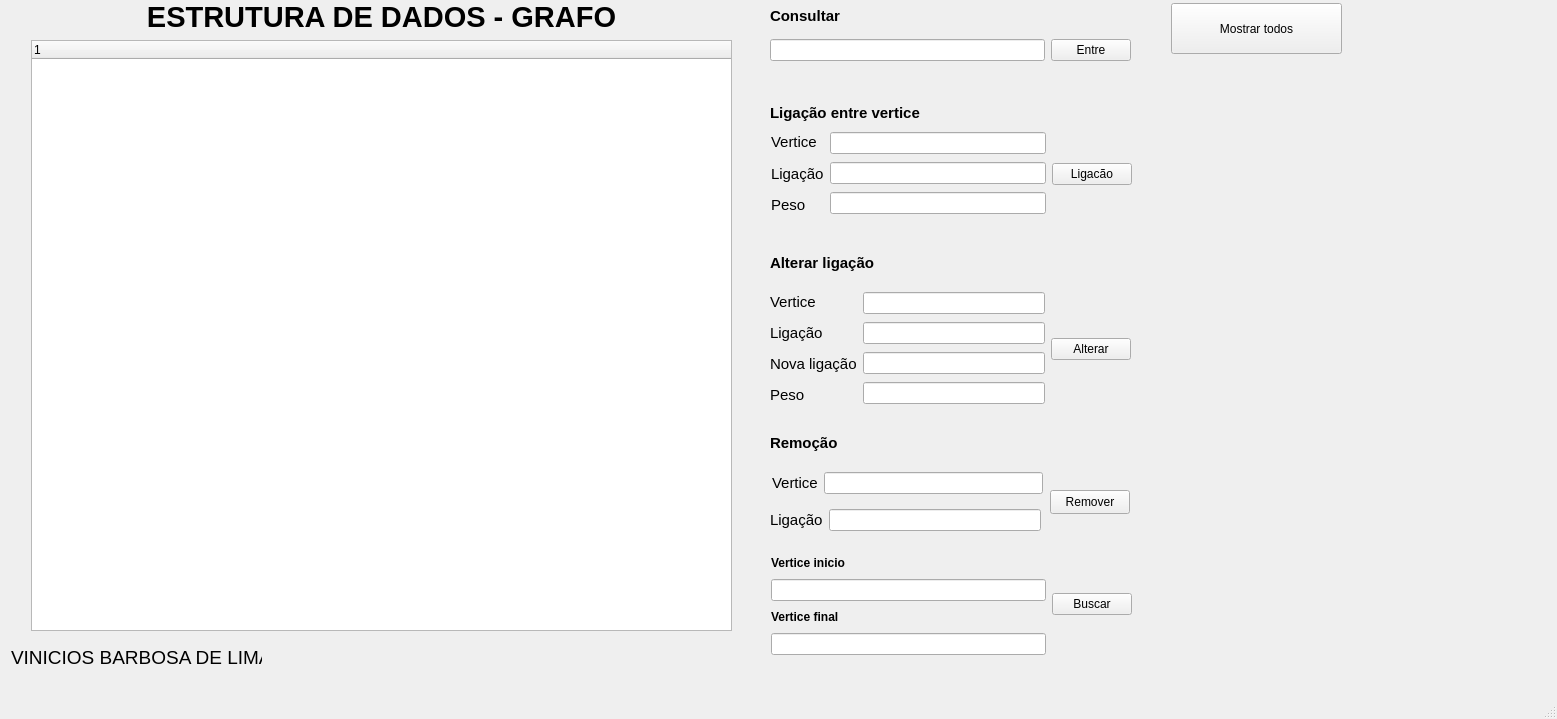
<?xml version="1.0" encoding="UTF-8"?>
<ui version="4.0">
 <class>MainWindow</class>
 <widget class="QMainWindow" name="MainWindow">
  <property name="geometry">
   <rect>
    <x>0</x>
    <y>0</y>
    <width>1557</width>
    <height>719</height>
   </rect>
  </property>
  <property name="windowTitle">
   <string>MainWindow</string>
  </property>
  <widget class="QWidget" name="centralwidget">
   <widget class="QLabel" name="label_12">
    <property name="geometry">
     <rect>
      <x>11</x>
      <y>642</y>
      <width>251</width>
      <height>31</height>
     </rect>
    </property>
    <property name="text">
     <string>&lt;html&gt;&lt;head/&gt;&lt;body&gt;&lt;p&gt;&lt;span style=&quot; font-size:14pt;&quot;&gt;VINICIOS BARBOSA DE LIMA&lt;/span&gt;&lt;/p&gt;&lt;/body&gt;&lt;/html&gt;</string>
    </property>
   </widget>
   <widget class="QWidget" name="horizontalLayoutWidget_2">
    <property name="geometry">
     <rect>
      <x>31</x>
      <y>0</y>
      <width>701</width>
      <height>631</height>
     </rect>
    </property>
    <layout class="QHBoxLayout" name="horizontalLayout_2">
     <item>
      <layout class="QVBoxLayout" name="verticalLayout">
       <item>
        <widget class="QLabel" name="label">
         <property name="text">
          <string>&lt;html&gt;&lt;head/&gt;&lt;body&gt;&lt;p align=&quot;center&quot;&gt;&lt;span style=&quot; font-size:22pt; font-weight:700;&quot;&gt;ESTRUTURA DE DADOS - GRAFO&lt;/span&gt;&lt;/p&gt;&lt;/body&gt;&lt;/html&gt;</string>
         </property>
        </widget>
       </item>
       <item>
        <widget class="QTreeWidget" name="treeWidget">
         <column>
          <property name="text">
           <string notr="true"/>
          </property>
         </column>
        </widget>
       </item>
      </layout>
     </item>
    </layout>
   </widget>
   <widget class="QWidget" name="verticalLayoutWidget_3">
    <property name="geometry">
     <rect>
      <x>770</x>
      <y>0</y>
      <width>361</width>
      <height>61</height>
     </rect>
    </property>
    <layout class="QVBoxLayout" name="verticalLayout_7">
     <item>
      <widget class="QLabel" name="label_8">
       <property name="text">
        <string>&lt;html&gt;&lt;head/&gt;&lt;body&gt;&lt;p&gt;&lt;span style=&quot; font-size:11pt; font-weight:700;&quot;&gt;Consultar&lt;/span&gt;&lt;/p&gt;&lt;/body&gt;&lt;/html&gt;</string>
       </property>
      </widget>
     </item>
     <item>
      <layout class="QHBoxLayout" name="horizontalLayout_7">
       <item>
        <widget class="QLineEdit" name="entrada_consulta"/>
       </item>
       <item>
        <widget class="QPushButton" name="btn_consultar">
         <property name="text">
          <string>Entre</string>
         </property>
        </widget>
       </item>
      </layout>
     </item>
    </layout>
   </widget>
   <widget class="QLabel" name="label_7">
    <property name="geometry">
     <rect>
      <x>770</x>
      <y>250</y>
      <width>131</width>
      <height>27</height>
     </rect>
    </property>
    <property name="text">
     <string>&lt;html&gt;&lt;head/&gt;&lt;body&gt;&lt;p&gt;&lt;span style=&quot; font-size:11pt; font-weight:700;&quot;&gt;Alterar ligação&lt;/span&gt;&lt;/p&gt;&lt;/body&gt;&lt;/html&gt;</string>
    </property>
   </widget>
   <widget class="QWidget" name="horizontalLayoutWidget_4">
    <property name="geometry">
     <rect>
      <x>770</x>
      <y>500</y>
      <width>271</width>
      <height>41</height>
     </rect>
    </property>
    <layout class="QHBoxLayout" name="horizontalLayout_5">
     <item>
      <widget class="QLabel" name="label_18">
       <property name="text">
        <string>&lt;html&gt;&lt;head/&gt;&lt;body&gt;&lt;p&gt;&lt;span style=&quot; font-size:11pt;&quot;&gt;Ligação&lt;/span&gt;&lt;/p&gt;&lt;/body&gt;&lt;/html&gt;</string>
       </property>
      </widget>
     </item>
     <item>
      <widget class="QLineEdit" name="vertice_ligacao"/>
     </item>
    </layout>
   </widget>
   <widget class="QWidget" name="horizontalLayoutWidget">
    <property name="geometry">
     <rect>
      <x>771</x>
      <y>130</y>
      <width>361</width>
      <height>88</height>
     </rect>
    </property>
    <layout class="QHBoxLayout" name="horizontalLayout_3">
     <item>
      <layout class="QVBoxLayout" name="verticalLayout_3">
       <item>
        <widget class="QLabel" name="label_5">
         <property name="text">
          <string>&lt;html&gt;&lt;head/&gt;&lt;body&gt;&lt;p&gt;&lt;span style=&quot; font-size:11pt;&quot;&gt;Vertice&lt;/span&gt;&lt;/p&gt;&lt;/body&gt;&lt;/html&gt;</string>
         </property>
        </widget>
       </item>
       <item>
        <widget class="QLabel" name="label_13">
         <property name="text">
          <string>&lt;html&gt;&lt;head/&gt;&lt;body&gt;&lt;p&gt;&lt;span style=&quot; font-size:11pt;&quot;&gt;Ligação&lt;/span&gt;&lt;/p&gt;&lt;/body&gt;&lt;/html&gt;</string>
         </property>
        </widget>
       </item>
       <item>
        <widget class="QLabel" name="label_6">
         <property name="text">
          <string>&lt;html&gt;&lt;head/&gt;&lt;body&gt;&lt;p&gt;&lt;span style=&quot; font-size:11pt;&quot;&gt;Peso&lt;/span&gt;&lt;/p&gt;&lt;/body&gt;&lt;/html&gt;</string>
         </property>
        </widget>
       </item>
      </layout>
     </item>
     <item>
      <layout class="QVBoxLayout" name="verticalLayout_4">
       <item>
        <widget class="QLineEdit" name="entrada_vertice"/>
       </item>
       <item>
        <widget class="QLineEdit" name="entrada_ligacao"/>
       </item>
       <item>
        <widget class="QLineEdit" name="entrada_peso"/>
       </item>
      </layout>
     </item>
     <item>
      <widget class="QPushButton" name="btn_ligacao">
       <property name="text">
        <string>Ligacão</string>
       </property>
      </widget>
     </item>
    </layout>
   </widget>
   <widget class="QWidget" name="horizontalLayoutWidget_3">
    <property name="geometry">
     <rect>
      <x>770</x>
      <y>290</y>
      <width>361</width>
      <height>118</height>
     </rect>
    </property>
    <layout class="QHBoxLayout" name="horizontalLayout_4">
     <item>
      <layout class="QVBoxLayout" name="verticalLayout_5">
       <item>
        <widget class="QLabel" name="label_14">
         <property name="text">
          <string>&lt;html&gt;&lt;head/&gt;&lt;body&gt;&lt;p&gt;&lt;span style=&quot; font-size:11pt;&quot;&gt;Vertice&lt;/span&gt;&lt;/p&gt;&lt;/body&gt;&lt;/html&gt;</string>
         </property>
        </widget>
       </item>
       <item>
        <widget class="QLabel" name="label_15">
         <property name="text">
          <string>&lt;html&gt;&lt;head/&gt;&lt;body&gt;&lt;p&gt;&lt;span style=&quot; font-size:11pt;&quot;&gt;Ligação&lt;/span&gt;&lt;/p&gt;&lt;/body&gt;&lt;/html&gt;</string>
         </property>
        </widget>
       </item>
       <item>
        <widget class="QLabel" name="label_16">
         <property name="text">
          <string>&lt;html&gt;&lt;head/&gt;&lt;body&gt;&lt;p&gt;&lt;span style=&quot; font-size:11pt;&quot;&gt;Nova ligação&lt;/span&gt;&lt;/p&gt;&lt;/body&gt;&lt;/html&gt;</string>
         </property>
        </widget>
       </item>
       <item>
        <widget class="QLabel" name="label_17">
         <property name="text">
          <string>&lt;html&gt;&lt;head/&gt;&lt;body&gt;&lt;p&gt;&lt;span style=&quot; font-size:11pt;&quot;&gt;Peso&lt;/span&gt;&lt;/p&gt;&lt;/body&gt;&lt;/html&gt;</string>
         </property>
        </widget>
       </item>
      </layout>
     </item>
     <item>
      <layout class="QVBoxLayout" name="verticalLayout_6">
       <item>
        <widget class="QLineEdit" name="alterar_vertice"/>
       </item>
       <item>
        <widget class="QLineEdit" name="alterar_ligacao"/>
       </item>
       <item>
        <widget class="QLineEdit" name="alterar_novaligacao"/>
       </item>
       <item>
        <widget class="QLineEdit" name="alterar_peso"/>
       </item>
      </layout>
     </item>
     <item>
      <widget class="QPushButton" name="btn_alterar">
       <property name="text">
        <string>Alterar</string>
       </property>
      </widget>
     </item>
    </layout>
   </widget>
   <widget class="QWidget" name="horizontalLayoutWidget_5">
    <property name="geometry">
     <rect>
      <x>772</x>
      <y>463</y>
      <width>271</width>
      <height>41</height>
     </rect>
    </property>
    <layout class="QHBoxLayout" name="horizontalLayout_6">
     <item>
      <widget class="QLabel" name="label_11">
       <property name="text">
        <string>&lt;html&gt;&lt;head/&gt;&lt;body&gt;&lt;p&gt;&lt;span style=&quot; font-size:11pt;&quot;&gt;Vertice&lt;/span&gt;&lt;/p&gt;&lt;/body&gt;&lt;/html&gt;</string>
       </property>
      </widget>
     </item>
     <item>
      <widget class="QLineEdit" name="vertice_remover"/>
     </item>
    </layout>
   </widget>
   <widget class="QLabel" name="label_10">
    <property name="geometry">
     <rect>
      <x>770</x>
      <y>430</y>
      <width>131</width>
      <height>27</height>
     </rect>
    </property>
    <property name="text">
     <string>&lt;html&gt;&lt;head/&gt;&lt;body&gt;&lt;p&gt;&lt;span style=&quot; font-size:11pt; font-weight:700;&quot;&gt;Remoção&lt;/span&gt;&lt;/p&gt;&lt;/body&gt;&lt;/html&gt;</string>
    </property>
   </widget>
   <widget class="QLabel" name="label_4">
    <property name="geometry">
     <rect>
      <x>770</x>
      <y>100</y>
      <width>171</width>
      <height>27</height>
     </rect>
    </property>
    <property name="text">
     <string>&lt;html&gt;&lt;head/&gt;&lt;body&gt;&lt;p&gt;&lt;span style=&quot; font-size:11pt; font-weight:700;&quot;&gt;Ligação entre vertice&lt;/span&gt;&lt;/p&gt;&lt;/body&gt;&lt;/html&gt;</string>
    </property>
   </widget>
   <widget class="QPushButton" name="pushButton">
    <property name="geometry">
     <rect>
      <x>1171</x>
      <y>3</y>
      <width>171</width>
      <height>51</height>
     </rect>
    </property>
    <property name="text">
     <string>Mostrar todos</string>
    </property>
   </widget>
   <widget class="QWidget" name="horizontalLayoutWidget_6">
    <property name="geometry">
     <rect>
      <x>771</x>
      <y>553</y>
      <width>361</width>
      <height>102</height>
     </rect>
    </property>
    <layout class="QHBoxLayout" name="horizontalLayout">
     <item>
      <layout class="QVBoxLayout" name="verticalLayout_2">
       <item>
        <widget class="QLabel" name="label_9">
         <property name="text">
          <string>&lt;html&gt;&lt;head/&gt;&lt;body&gt;&lt;p&gt;&lt;span style=&quot; font-weight:700;&quot;&gt;Vertice inicio&lt;/span&gt;&lt;/p&gt;&lt;/body&gt;&lt;/html&gt;</string>
         </property>
        </widget>
       </item>
       <item>
        <widget class="QLineEdit" name="vertice_inicio"/>
       </item>
       <item>
        <widget class="QLabel" name="label_19">
         <property name="text">
          <string>&lt;html&gt;&lt;head/&gt;&lt;body&gt;&lt;p&gt;&lt;span style=&quot; font-weight:700;&quot;&gt;Vertice final&lt;/span&gt;&lt;/p&gt;&lt;/body&gt;&lt;/html&gt;</string>
         </property>
        </widget>
       </item>
       <item>
        <widget class="QLineEdit" name="vertice_final"/>
       </item>
      </layout>
     </item>
     <item>
      <widget class="QPushButton" name="btn_caminho">
       <property name="text">
        <string>Buscar</string>
       </property>
      </widget>
     </item>
    </layout>
   </widget>
   <widget class="QPushButton" name="btn_remover">
    <property name="geometry">
     <rect>
      <x>1050</x>
      <y>490</y>
      <width>80</width>
      <height>24</height>
     </rect>
    </property>
    <property name="text">
     <string>Remover</string>
    </property>
   </widget>
  </widget>
  <widget class="QMenuBar" name="menubar">
   <property name="geometry">
    <rect>
     <x>0</x>
     <y>0</y>
     <width>1557</width>
     <height>21</height>
    </rect>
   </property>
  </widget>
  <widget class="QStatusBar" name="statusbar"/>
 </widget>
 <resources/>
 <connections/>
</ui>
